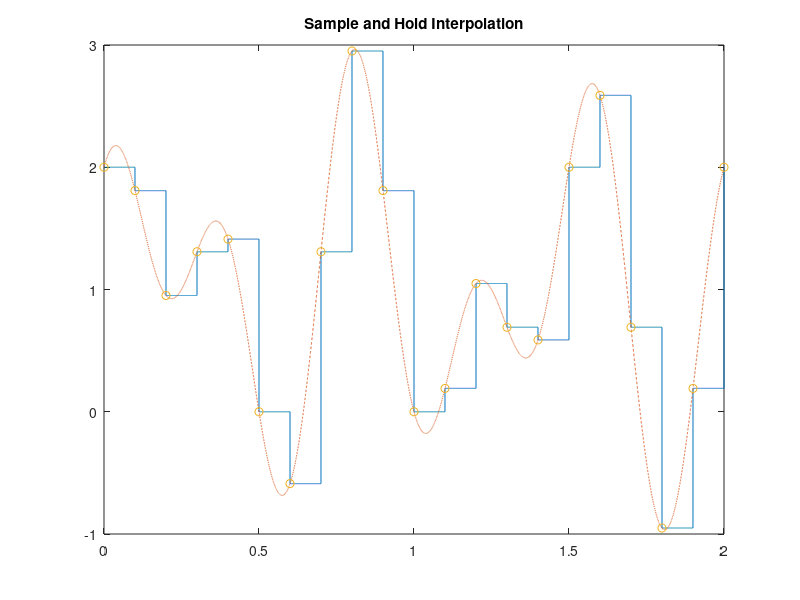

Source code (MATLAB):
t_fine = 0:0.0001:2;
Ts = 0.1;
T = 0:Ts:2;
x = 1+sin(3*pi*T)+cos(5*pi*T);
xorig=1+sin(3*pi*t_fine)+cos(5*pi*t_fine);
vq=interp1(T,x,t_fine,'previous');  
plot(t_fine,vq,'-',t_fine,xorig,'--',T,x,'o'); 
title('Sample and Hold Interpolation')


err=vq-xorig;
err=err.*err;
err=sum(err); 
err=err/20000; 
disp(err);
%Error in this part=0.5043
